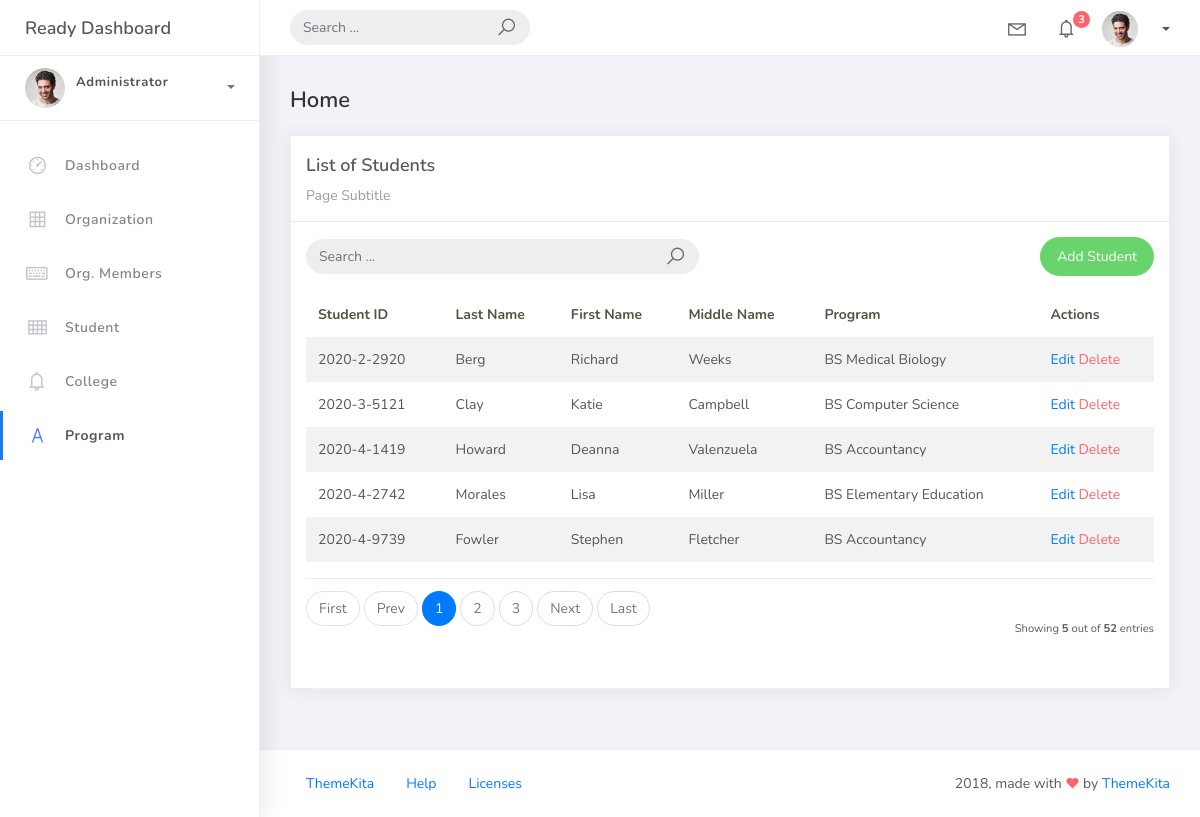
/students, run on the app's committed database.
### studentorg/models.py (models this page shows, shortened)
class BaseModel(models.Model):
    created_at = models.DateTimeField(auto_now_add=True, db_index=True)
    updated_at = models.DateTimeField(auto_now=True)
    class Meta:
        abstract = True

class Student(BaseModel):
    student_id = models.CharField(max_length=15)
    last_name = models.CharField(max_length=25)
    first_name = models.CharField(max_length=25)
    middle_name = models.CharField(max_length=25, blank=True, null=True)
    program = models.ForeignKey(Program, null=True, blank=True, on_delete=models.CASCADE)

class Program(BaseModel):
    prog_name = models.CharField(max_length=150)
    college = models.ForeignKey(College, on_delete=models.CASCADE)
    def __str__(self):
            return self.prog_name

### studentorg/views.py (the view)
# urls.py: path('students', StudentList.as_view(), name='student-list'),
class StudentList(ListView):
    model = Student
    context_object_name = 'student'
    template_name = "student_list.html"
    paginate_by = 5
    ordering = ["student_id", "last_name"]
    """def get_ordering(self):
            allowed = ["name", "college"]
            sort_by = self.request.GET.get("sort_by")
            if sort_by in allowed:
                return sort_by
            return "name" """
    def get_queryset(self):
            qs = super().get_queryset()
            query = self.request.GET.get('q')
            if query:
                qs = qs.filter(
                    Q(last_name__icontains=query) |
                    Q(first_name__icontains=query)
                )
            return qs

### templates/student_list.html (shortened to what this page needs)
{% extends 'base.html' %}
{% load static %}
{% block content %}
<div class="content">
    <div class="container-fluid">
        <h4 class="page-title">Home</h4>
        <div class="row">
            <div class="col-md-12">
                <div class="card">
                    <div class="card-header">
                        <div class="card-title">List of Students</div>
                        <div class="card-category">Page Subtitle</div>
                    </div>
                    <div class="card-body">
                        <div class="row align-items-center mb-3">
                                <div class="col-md-6 mb-2 mb-md-0">
                                    <form class="navbar-left navbar-form nav-search mr-md-3" action="{% url 'student-list' %}" method="get">
                                        <div class="input-group">
                                            <input type="text"
                                                placeholder="Search ..."
                                                class="form-control"
                                                name="q"
                                                value="{{ request.GET.q|default:'' }}" />
                                            <div class="input-group-append">
                                                <button type="submit" class="input-group-text">
                                                    <i class="la la-search search-icon"></i>
                                                </button>
                                            </div>
                                        </div>
                                    </form>
                                </div>
                            <div class="col-md-6 text-md-right">
                                <a href="{% url 'student-add' %}"
                                   class="btn btn-success btn-rounded">
                                    Add Student
                                </a>
                            </div>
                        </div>
                        <table class="table table-striped mt-3">
                            <thead>
                                <tr>
                                    <th scope="col">Student ID</th>
                                    <th scope="col">Last Name</th>
                                    <th scope="col">First Name</th>
                                    <th scope="col">Middle Name</th>
                                    <th scope="col">Program</th>
                                    <th scope ="col">Actions</th>
                                </tr>
                            </thead>
                            <tbody>
                                {% for object in student %}
                                <tr>
                                    <td>{{ object.student_id }}</td>
                                    <td>{{ object.last_name }}</td>
                                    <td>{{ object.first_name }}</td>
                                    <td>{{ object.middle_name }}</td>
                                    <td>{{ object.program }}</td>
                                    <td>
                                        <a href="{% url 'student-update' object.id %}">Edit</a>
                                        <a href="{% url 'student-delete' object.id %}" class="text-danger">Delete</a>
                                    </td>
                                </tr>
                                {% endfor %}
                            </tbody>
                        </table>
                        {% include 'includes/pagination.html' %}
                    </div>
                </div>
            </div>
        </div>
    </div>
</div>
{% endblock %}

### data on the page
Student: student_id "2020-2-2920", last_name "Berg", first_name "Richard", middle_name "Weeks", program "BS Medical Biology"
Student: student_id "2020-3-5121", last_name "Clay", first_name "Katie", middle_name "Campbell", program "BS Computer Science"
Student: student_id "2020-4-1419", last_name "Howard", first_name "Deanna", middle_name "Valenzuela", program "BS Accountancy"
Student: student_id "2020-4-2742", last_name "Morales", first_name "Lisa", middle_name "Miller", program "BS Elementary Education"
Student: student_id "2020-4-9739", last_name "Fowler", first_name "Stephen", middle_name "Fletcher", program "BS Accountancy"

### other printed values
{{ page_num }} "1"
{{ page_num }} "2" "3"
{{ object_list.count }} "5"
{{ paginator.count }} "52"
